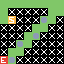

This is a level from a 2D game, rendered from its Tiled map with the project's own tilesets. A one-line summary and the complete map file follow:
An orthogonal 8x8 tile map with 8x8 px tiles, 1 tile layer (tiles).

<map version="1.4" tiledversion="1.4.2" orientation="orthogonal" renderorder="right-down" width="8" height="8" tilewidth="8" tileheight="8" infinite="0" nextlayerid="3" nextobjectid="1">
 <properties>
  <property name="title" value="One Eight" />
 </properties>
 <tileset firstgid="1" source="tilemap.tsx" />
 <layer id="1" name="tiles" width="8" height="8">
  <data encoding="csv">
1,1,1,1,1,1,1,1,
1,4,4,4,4,4,1,1,
1,3,4,4,4,7,1,4,
4,4,4,4,1,1,4,4,
4,4,4,1,7,4,4,4,
4,4,7,1,4,4,4,4,
4,1,1,4,4,4,4,4,
2,7,4,4,4,4,4,4
</data>
 </layer>
</map>
